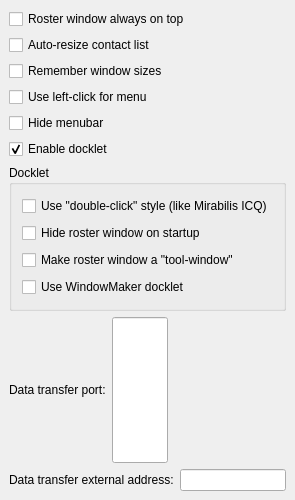
<ui version="4.0" >
 <author></author>
 <comment></comment>
 <exportmacro></exportmacro>
 <class>OptApplication</class>
 <widget class="QWidget" name="OptApplication" >
  <property name="geometry" >
   <rect>
    <x>0</x>
    <y>0</y>
    <width>294</width>
    <height>500</height>
   </rect>
  </property>
  <property name="windowTitle" >
   <string>OptApplicationUI</string>
  </property>
  <layout class="QVBoxLayout" >
   <property name="margin" >
    <number>9</number>
   </property>
   <property name="spacing" >
    <number>6</number>
   </property>
   <item>
    <widget class="QCheckBox" name="ck_alwaysOnTop" >
     <property name="text" >
      <string>Roster window always on top</string>
     </property>
    </widget>
   </item>
   <item>
    <widget class="QCheckBox" name="ck_autoRosterSize" >
     <property name="text" >
      <string>Auto-resize contact list</string>
     </property>
    </widget>
   </item>
   <item>
    <widget class="QCheckBox" name="ck_keepSizes" >
     <property name="text" >
      <string>Remember window sizes</string>
     </property>
    </widget>
   </item>
   <item>
    <widget class="QCheckBox" name="ck_useleft" >
     <property name="enabled" >
      <bool>true</bool>
     </property>
     <property name="text" >
      <string>Use left-click for menu</string>
     </property>
    </widget>
   </item>
   <item>
    <widget class="QCheckBox" name="ck_hideMenubar" >
     <property name="text" >
      <string>Hide menubar</string>
     </property>
    </widget>
   </item>
   <item>
    <widget class="QCheckBox" name="ck_docklet" >
     <property name="text" >
      <string>Enable docklet</string>
     </property>
     <property name="checked" >
      <bool>true</bool>
     </property>
    </widget>
   </item>
   <item>
    <widget class="QGroupBox" name="gb_docklet" >
     <property name="title" >
      <string>Docklet</string>
     </property>
     <layout class="QVBoxLayout" >
      <property name="margin" >
       <number>10</number>
      </property>
      <property name="spacing" >
       <number>6</number>
      </property>
      <item>
       <widget class="QCheckBox" name="ck_dockDCstyle" >
        <property name="text" >
         <string>Use &quot;double-click&quot; style (like Mirabilis ICQ)</string>
        </property>
       </widget>
      </item>
      <item>
       <widget class="QCheckBox" name="ck_dockHideMW" >
        <property name="text" >
         <string>Hide roster window on startup</string>
        </property>
       </widget>
      </item>
      <item>
       <widget class="QCheckBox" name="ck_dockToolMW" >
        <property name="text" >
         <string>Make roster window a &quot;tool-window&quot;</string>
        </property>
       </widget>
      </item>
      <item>
       <widget class="QCheckBox" name="ck_dockUseWM" >
        <property name="text" >
         <string>Use WindowMaker docklet</string>
        </property>
       </widget>
      </item>
     </layout>
    </widget>
   </item>
   <item>
    <layout class="QHBoxLayout" >
     <property name="margin" >
      <number>0</number>
     </property>
     <property name="spacing" >
      <number>6</number>
     </property>
     <item>
      <widget class="QLabel" name="textLabel1" >
       <property name="text" >
        <string>Data transfer port:</string>
       </property>
      </widget>
     </item>
     <item>
      <widget class="QLineEdit" name="le_dtPort" >
       <property name="minimumSize" >
        <size>
         <width>56</width>
         <height>0</height>
        </size>
       </property>
       <property name="maximumSize" >
        <size>
         <width>56</width>
         <height>32767</height>
        </size>
       </property>
      </widget>
     </item>
     <item>
      <spacer>
       <property name="orientation" >
        <enum>Qt::Horizontal</enum>
       </property>
       <property name="sizeType" >
        <enum>QSizePolicy::Expanding</enum>
       </property>
       <property name="sizeHint" >
        <size>
         <width>40</width>
         <height>20</height>
        </size>
       </property>
      </spacer>
     </item>
    </layout>
   </item>
   <item>
    <layout class="QHBoxLayout" >
     <property name="margin" >
      <number>0</number>
     </property>
     <property name="spacing" >
      <number>6</number>
     </property>
     <item>
      <widget class="QLabel" name="textLabel2" >
       <property name="text" >
        <string>Data transfer external address:</string>
       </property>
      </widget>
     </item>
     <item>
      <widget class="QLineEdit" name="le_dtExternal" />
     </item>
    </layout>
   </item>
  </layout>
 </widget>
 <layoutdefault spacing="6" margin="11" />
 <pixmapfunction>qPixmapFromMimeSource</pixmapfunction>
 <tabstops>
  <tabstop>ck_alwaysOnTop</tabstop>
  <tabstop>ck_autoRosterSize</tabstop>
  <tabstop>ck_keepSizes</tabstop>
  <tabstop>ck_useleft</tabstop>
  <tabstop>ck_hideMenubar</tabstop>
  <tabstop>ck_docklet</tabstop>
  <tabstop>ck_dockDCstyle</tabstop>
  <tabstop>ck_dockHideMW</tabstop>
  <tabstop>ck_dockToolMW</tabstop>
  <tabstop>le_dtPort</tabstop>
  <tabstop>le_dtExternal</tabstop>
 </tabstops>
 <resources/>
 <connections/>
</ui>
